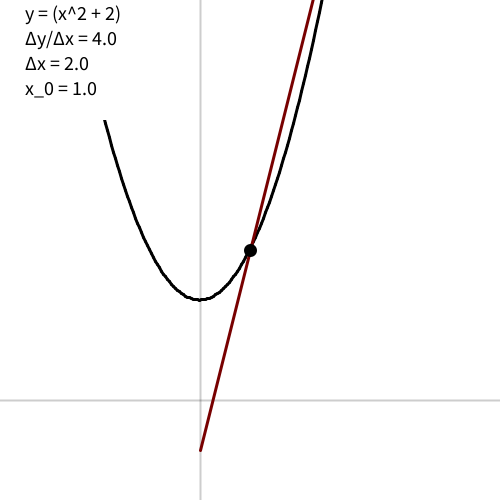
Frame 1 (no input)
Frame 60 (the mouse pressed at the canvas centre just before this capture): identical to frame 1, image omitted
Frame 120 (the mouse held since frame 60 and released just before this capture): identical to frame 1, image omitted

The Processing sketch that drew this single still picture (run headless with seeded random() and noise(); from frame 60 on, the mouse is pressed at the canvas centre):

// Processing sketch: Derivative
// ── Derivative.pde

int canvasWidth = 500;
int canvasHeight = 500;

Boolean graphDrawn;

PImage graph;

float xCoord = .02;

float a = xCoord-10;
float b = xCoord+10;

float currentWindowDelta = 10;

float zoomCt = 0.0;
Boolean zoomOut = false;
Boolean zoomIn = false;

float xMin = a-1;
float xMax = b+1;
float yMin;
float yMax;

float xOffset = 0;
float yOffset = 0;
float xScale = 1;
float yScale = 1;

int sketchWidth = 500;
int sketchHeight = 500;

String theFunction = "(x^2 + 2)";

float stepSize = .04;

float xVal;
float yVal;

int drawCt = 0;

float delta = 2;
float slope;

Boolean auto = false;

Control rectControl;

Boolean needsDisplay = false;

void setup() {
  setFunction(theFunction, "1");

  size(500, 500);
  frameRate(5);

  updateWindow();
}

void draw() {

  if (!needsDisplay && !auto) return;

  background(255, 255, 255);

  pushMatrix();

  translate(250-convertXCoord(xOffset), 250-convertYCoord(yOffset));

  /* AXES */
  strokeWeight(2);
  stroke(0, 0, 0, 50);
  line(convertXCoord(0), -convertYCoord(-100), convertXCoord(0), -convertYCoord(100));
  line(convertXCoord(100), -convertYCoord(0), convertXCoord(-100), -convertYCoord(0));

  strokeWeight(3);
  stroke(0, 0, 0);
  
  drawGraph();

  float x0 = xCoord;
  float x1 = xCoord + delta;

  xVal = x0;
  float y0 = float(parse(theFunction));
  xVal = x1;
  float y1 = float(parse(theFunction));

  if (y1-y0 != 0) {
    /* our approximation has topped out */
    slope = (y1-y0)/(x1-x0);
  }
  else{
    if(abs(x0-x1) >= 1){
      /* the slope is 0 */
     slope = 0; 
    }
  }

  stroke(120, 0, 0);
  line(convertXCoord(x0-1), -convertYCoord(y0-slope), convertXCoord(x1+1), -convertYCoord(y1+slope));

  stroke(0, 0, 0);
  fill(0, 0, 0);
  xVal = xCoord;
  float yCoord = float(parse(theFunction));
  ellipse(convertXCoord(xCoord), -convertYCoord(yCoord), 10, 10);
  ellipse(convertXCoord(x1), -convertYCoord(y1), 10, 10);

  float displayDelta = round(delta*1000.0)/1000.0;
  slope = round(slope*100.0)/100.0;

  /* display information */
  popMatrix();

  fill(255, 255, 255);
  noStroke();
  rect(10, 0, 150, 120);
  fill(0, 0, 0);
  textSize(20);
  textAlign(LEFT);
  text("y = " + theFunction, 25, 20);
  text("Δy/Δx = " + slope, 25, 45);
  text("Δx = " + displayDelta, 25, 70);
  text("x_0 = " + xCoord, 25, 95);

  needsDisplay = false;

  if (auto){
    if(delta > .1){
     delta = max(0,delta-.1);
    }
    else{
     delta *= .5; 
    }
  }
}

void takeLimit() {
  auto = true;
}
void stopLimit() {
  auto = false;
}
void increaseDelta() {
  delta=delta*2;
  needsDisplay = true;
}
void decreaseDelta() {
  delta=delta*.5;
  needsDisplay = true;
}
void resetDelta() {
  delta=2;
  auto = false;
  needsDisplay = true;
}
void zoomOut() {
  
}
void zoomIn() {
  
}


void setFunction(String str, String xCoordString) {
  theFunction = str;
  xCoord = int(xCoordString);
  updateWindow();
  needsDisplay = true;
  graphDrawn = false;

  //println("function set");
  /*
  xMax = b+.25;
   xMin = a-.25;
   yMax = -100;
   yMin = 100;
   
   // GRAPH
   for (float i = xMin; i < xMax; i += stepSize) {
   i = min(i, 20-stepSize);
   xVal = i;
   float y1 = float(parse(theFunction));
   xVal = i+stepSize;
   float y2 = float(parse(theFunction));
   
   yMax = max(yMax, ceil(y1));
   yMin = min(yMin, floor(y1));
   }
   
   yMax+=2;
   yMin-=2;
   
   // set scale 
   
   //xOffset = (xMax + xMin)/2;
   //yOffset = (yMax + yMin)/2;
   
   float x0 = xCoord;
   xVal = x0;
   float y0 = float(parse(theFunction));
   
   //yMax = y0 + 1;
   //yMin = y0 - 1;
   
   xOffset = x0;
   yOffset = y0;
   
   xScale = sketchWidth/((xMax-xMin));
   yScale = sketchHeight/((yMax-yMin));
   */
  /*
  println("xOffset = " + xOffset);
   println("yOffset = " + yOffset);
   
   println("yMax = " + yMax);
   println("yMin = " + yMin);
   println(yMax-yMin);
   
   println("xScale = " +xScale);
   println("yScale = " +yScale);
   
   println("0 converts X to " + convertXCoord(0));
   println("0 converts Y to " + convertYCoord(0));
   
   println("38 converts Y to " + convertYCoord(38));
   */
}

float convertXCoord(float xInput) {
  return((xInput - xOffset)*xScale);
}

float convertYCoord(float yInput) {
  return((yInput - yOffset)*yScale);
}

void zoom() {
  if (!zoomIn && !zoomOut) return;
  if (zoomCt >= 1 && zoomIn) return; 
  if (zoomCt <= 0 && zoomOut) return; 

  //println("zooming");

  currentWindowDelta = 10*(1-zoomCt) + .5*zoomCt;

  a = xCoord - currentWindowDelta;
  b = xCoord + currentWindowDelta;

  float x0 = xCoord;
  xVal = x0;
  float y0 = float(parse(theFunction));

  xOffset = x0;
  yOffset = y0;

  xScale = sketchWidth/(currentWindowDelta);
  yScale = sketchHeight/(currentWindowDelta);

  //setFunction(theFunction);

  if (zoomIn) zoomCt += .005;
  if (zoomOut) zoomCt -= .005;


  delta = 2*delta;
}

void updateWindow() {
  a = xCoord - currentWindowDelta;
  b = xCoord + currentWindowDelta;
  xMin = a;
  xMax = b;

  float x0 = xCoord;
  xVal = x0;
  float y0 = float(parse(theFunction));

  xOffset = x0;
  yOffset = y0;

  xScale = sketchWidth/(currentWindowDelta);
  yScale = sketchHeight/(currentWindowDelta);
}

void drawGraph() {

  if (graphDrawn) {
    image(graph, -canvasWidth/2.0, -canvasHeight/2.0);
  }
  else {
    /* draw Graph from scratch */
    for (float i = xMin; i < xMax; i += stepSize) {
      i = min(i, 20-stepSize);
      xVal = i;
      float y1 = float(parse(theFunction));
      xVal = i+stepSize;
      float y2 = float(parse(theFunction));

      line(convertXCoord(i), -convertYCoord(y1), convertXCoord(i+stepSize), -convertYCoord(y2));
    }
    
    /* save graph to image */
    
    graph = get();
  }

  graphDrawn = true;
}


// ── Control.pde
public class Control extends Object {

  String[] titles;

  int originX = 0;
  int originY = 0;

  int selectedComponent;

  int theWidth = 50;

  Control(String[] t) {
    titles = new String[t.length];
    arrayCopy(t, titles);
    //controlArray = (Control[]) append(controlArray, this);
  }

  void display() {
    
    selectedComponent = min(selectedComponent,titles.length-1);
    selectedComponent = max(selectedComponent,0);
    
    for (int i = 0; i < titles.length; i++) {
      if (selectedComponent == i) {
        fill(0, 0, 0, 20);
        rect(originX+i*theWidth, originY, theWidth, 25);
      }
      else {
        fill(255, 255, 255);
        rect(originX+i*theWidth, originY, theWidth, 25);
      }
      fill(0, 0, 0);
      textAlign(CENTER);
      textSize(20);
      text(titles[i], originX+i*theWidth, originY+5, theWidth, 25);
    }
  }

  Boolean touched() {
    if (mouseX >= originX && mouseY >= originY && mouseX <= originX + theWidth*titles.length && mouseY <= originY + 25) {
      selectedComponent = floor((mouseX-originX)/((float)theWidth));
      
      return true;
    }
    return false;
  }
}

// ── InputParser.pde
/* Responsible for turning a string into a float value */

/****
 ISSUES
 - still is having problems with negatives
 - more error checking needed
 - operations on end
 
 *****/


int indexOfMatchingParen(String str, int startIndex) {

  int parenCt = 1;

  while (parenCt > 0 && startIndex+1 < str.length ()) {
    startIndex++;

    /* 
     increment if we find open paren
     decrement if we find closed paren
     */

    if (indexEqualsString(startIndex, str, "(")) parenCt++; 
    if (indexEqualsString(startIndex, str, ")")) parenCt--;
  } 
  return startIndex;
}

String parse(String inputStr) {

  if (inputStr.equals("")) return "";

  /*************
   Replace variables and parameters
   **************/

  /* replace all x with xVal */
  while (inputStr.indexOf ('x') != -1) {
    inputStr = inputStr.substring(0, inputStr.indexOf ('x')) + 
      xVal +
      inputStr.substring(inputStr.indexOf ('x')+1);
  }
  while (inputStr.indexOf ('y') != -1) {
    inputStr = inputStr.substring(0, inputStr.indexOf ('y')) + 
      yVal +
      inputStr.substring(inputStr.indexOf ('y')+1);
  }

  /*************
   Evaluate Functions
   **************/

  /* sin */
  while (inputStr.indexOf ("sin") != -1) {
    int matchIndex = indexOfMatchingParen(inputStr, inputStr.indexOf("sin")+4);
    inputStr = inputStr.substring(0, inputStr.indexOf ("sin")) + 
      sin(float(parse(inputStr.substring(inputStr.indexOf("sin")+4, matchIndex)))) +
      inputStr.substring(matchIndex+1);
  }
  /* cos */
  while (inputStr.indexOf ("cos") != -1) {
    int matchIndex = indexOfMatchingParen(inputStr, inputStr.indexOf("cos")+4);
    inputStr = inputStr.substring(0, inputStr.indexOf ("cos")) + 
      cos(float(parse(inputStr.substring(inputStr.indexOf("cos")+4, matchIndex)))) +
      inputStr.substring(matchIndex+1);
  }

  /*************
   Evaluate everything in parens
   **************/

  while (inputStr.indexOf ('(') != -1) {
    /* open paren present */

    int parenCt = 1;
    int index = inputStr.indexOf('(');

    while (parenCt > 0 && index+1 < inputStr.length ()) {
      index++;

      /********* 
       increment if we find open paren
       decrement if we find closed paren
       ********/
      if (indexEqualsString(index, inputStr, "(")) parenCt++; 
      if (indexEqualsString(index, inputStr, ")")) parenCt--;
    }

    if (parenCt != 0) {
      println("PARSE ERROR - mismatched parentheses");
    }
    else {
      inputStr = inputStr.substring(0, inputStr.indexOf('(')) + 
        parse(inputStr.substring(inputStr.indexOf('(')+1, index)) +
        inputStr.substring(index+1);
    }
  }

  /* All parens have been removed */

  /* replace "--" with "+" */
  while (inputStr.indexOf ("--") != -1) {
    inputStr = inputStr.substring(0, inputStr.indexOf ("--")) + 
      "+" +
      inputStr.substring(inputStr.indexOf ("--")+2);
  }

  /* adjust if leads with + */
  if (indexEqualsString(0, inputStr, "+")) {
    inputStr = inputStr.substring(1);
  }

  String[] expressionArray = new String[1];
  expressionArray[0] = inputStr;

  /* create expressionArray */
  for (int i = 0; i < inputStr.length(); i++) {
    if (indexEqualsString(i,inputStr, "*")) {
      inputStr = expressionArray[expressionArray.length-1];
      expressionArray[expressionArray.length-1] = inputStr.substring(0, i);
      expressionArray = append(expressionArray, "*");
      expressionArray = append(expressionArray, inputStr.substring(i+1));
      inputStr = expressionArray[expressionArray.length-1];
      i = 0;
    }
    else if (indexEqualsString(i,inputStr, "/")) {
      inputStr = expressionArray[expressionArray.length-1];
      expressionArray[expressionArray.length-1] = inputStr.substring(0, i);
      expressionArray = append(expressionArray, "/");
      expressionArray = append(expressionArray, inputStr.substring(i+1));
      inputStr = expressionArray[expressionArray.length-1];
      i = 0;
    }
    else if (indexEqualsString(i,inputStr, "^")) {
      inputStr = expressionArray[expressionArray.length-1];
      expressionArray[expressionArray.length-1] = inputStr.substring(0, i);
      expressionArray = append(expressionArray, "^");
      expressionArray = append(expressionArray, inputStr.substring(i+1));
      inputStr = expressionArray[expressionArray.length-1];
      i = 0;
    }
    else if (indexEqualsString(i,inputStr, "+")) {
      inputStr = expressionArray[expressionArray.length-1];
      expressionArray[expressionArray.length-1] = inputStr.substring(0, i);
      expressionArray = append(expressionArray, "+");
      expressionArray = append(expressionArray, inputStr.substring(i+1));
      inputStr = expressionArray[expressionArray.length-1];
      i = 0;
    }/*
    else if (inputStr.charAt(i) == '-') {
     inputStr = expressionArray[expressionArray.length-1];
     expressionArray[expressionArray.length-1] = inputStr.substring(0, i);
     expressionArray = append(expressionArray, "-");
     expressionArray = append(expressionArray, inputStr.substring(i+1));
     inputStr = expressionArray[expressionArray.length-1];
     i = 0;
     }*/
  }

  if (expressionArray.length == 1) return expressionArray[0];

  //println(expressionArray);

  /* apply operations to array */

  for (int i = 1; i < expressionArray.length; i+=2) {
    if (expressionArray[i].equals("^")) {
      expressionArray[i-1] = "" + pow(float(parse(expressionArray[i-1])), float(parse(expressionArray[i+1])));

      /* update expressionArray */
      String[] tempArray = new String[expressionArray.length];
      arrayCopy(expressionArray, tempArray);
      expressionArray = new String[expressionArray.length-2];
      expressionArray[i-1] = tempArray[i-1];
      for (int j = 0; j < i-1; j++) {
        expressionArray[j] = tempArray[j];
      }
      for (int j = i+2; j < tempArray.length; j++) {
        expressionArray[j-2] = tempArray[j];
      }
      i-=2;
    }
  }

  for (int i = 1; i < expressionArray.length; i+=2) {
    if (expressionArray[i].equals("*")) {
      expressionArray[i-1] = "" + float(parse(expressionArray[i-1]))*float(parse(expressionArray[i+1]));

      /* update expressionArray */
      String[] tempArray = new String[expressionArray.length];
      arrayCopy(expressionArray, tempArray);
      expressionArray = new String[expressionArray.length-2];
      expressionArray[i-1] = tempArray[i-1];
      for (int j = 0; j < i-1; j++) {
        expressionArray[j] = tempArray[j];
      }
      for (int j = i+2; j < tempArray.length; j++) {
        expressionArray[j-2] = tempArray[j];
      }
      i-=2;
    }
    else if (expressionArray[i].equals("/")) {
      expressionArray[i-1] = "" + float(parse(expressionArray[i-1]))/float(parse(expressionArray[i+1]));

      /* update expressionArray */
      String[] tempArray = new String[expressionArray.length];
      arrayCopy(expressionArray, tempArray);
      expressionArray = new String[expressionArray.length-2];
      expressionArray[i-1] = tempArray[i-1];
      for (int j = 0; j < i-1; j++) {
        expressionArray[j] = tempArray[j];
      }
      for (int j = i+2; j < tempArray.length; j++) {
        expressionArray[j-2] = tempArray[j];
      }
      i-=2;
    }
  }

  //inputStr = expressionArray[0];

  //println("About to look for +-");
  //println(expressionArray);

  for (int i = 1; i < expressionArray.length; i+=2) {

    //println("2nd order operations present");

    if (expressionArray[i].equals("+")) {
      expressionArray[i-1] = "" + (float(expressionArray[i-1])+float(expressionArray[i+1]));

      /* update expressionArray */
      String[] tempArray = new String[expressionArray.length];
      arrayCopy(expressionArray, tempArray);
      expressionArray = new String[expressionArray.length-2];
      expressionArray[i-1] = tempArray[i-1];
      for (int j = 0; j < i-1; j++) {
        expressionArray[j] = tempArray[j];
      }
      for (int j = i+2; j < tempArray.length; j++) {
        expressionArray[j-2] = tempArray[j];
      }
      i-=2;
    }/*
    else if (expressionArray[1].equals("-")) {
     expressionArray[0] = "" + (float(expressionArray[0])-float(expressionArray[2]));
     
     // update expressionArray 
     String[] tempArray = new String[expressionArray.length];
     arrayCopy(expressionArray, tempArray);
     expressionArray = new String[expressionArray.length-2];
     expressionArray[i-1] = tempArray[i-1];
     for (int j = 0; j < i-1; j++) {
     expressionArray[j] = tempArray[j];
     }
     for (int j = i+2; j < tempArray.length; j++) {
     expressionArray[j-2] = tempArray[j];
     }
     }*/
  }

  inputStr = expressionArray[0];

  /*
  for(int i = 0; i < inputStr.length(); i++){
   if(inputStr.charAt(i) == '*'){
   inputStr = "" + float(parse(inputStr.substring(0,i)))*float(parse(inputStr.substring(i+1)));
   i = 0;
   } 
   if(inputStr.charAt(i) == '^'){
   inputStr = "" + pow(float(parse(inputStr.substring(0,i))),float(parse(inputStr.substring(i+1))));
   i = 0;
   } 
   }
   */

  return inputStr;
}

Boolean indexEqualsString(int index, String mainString, String charString) {
  char[] checkChar = new char[1];
  checkChar[0] = mainString.charAt(index);
  String checkString = new String(checkChar);
  return (checkString.equals(charString));
}

// ── UserInput.pde
void mouseClicked() {

  if (key == 'f') {
    //gifExport.finish();
  }

  //if(true) return;

  if (rectControl.touched()) return;

  if (mouseX <= 50 && mouseY >= 450) {
    auto = !auto;
  }
  else {
  }
}

void keyPressed() {
  if (key == 'i') {
    zoomIn = true;
    zoomOut = false;
  } 
  if (key == 'o') {
    zoomIn = false;
    zoomOut = true;
  }
}
